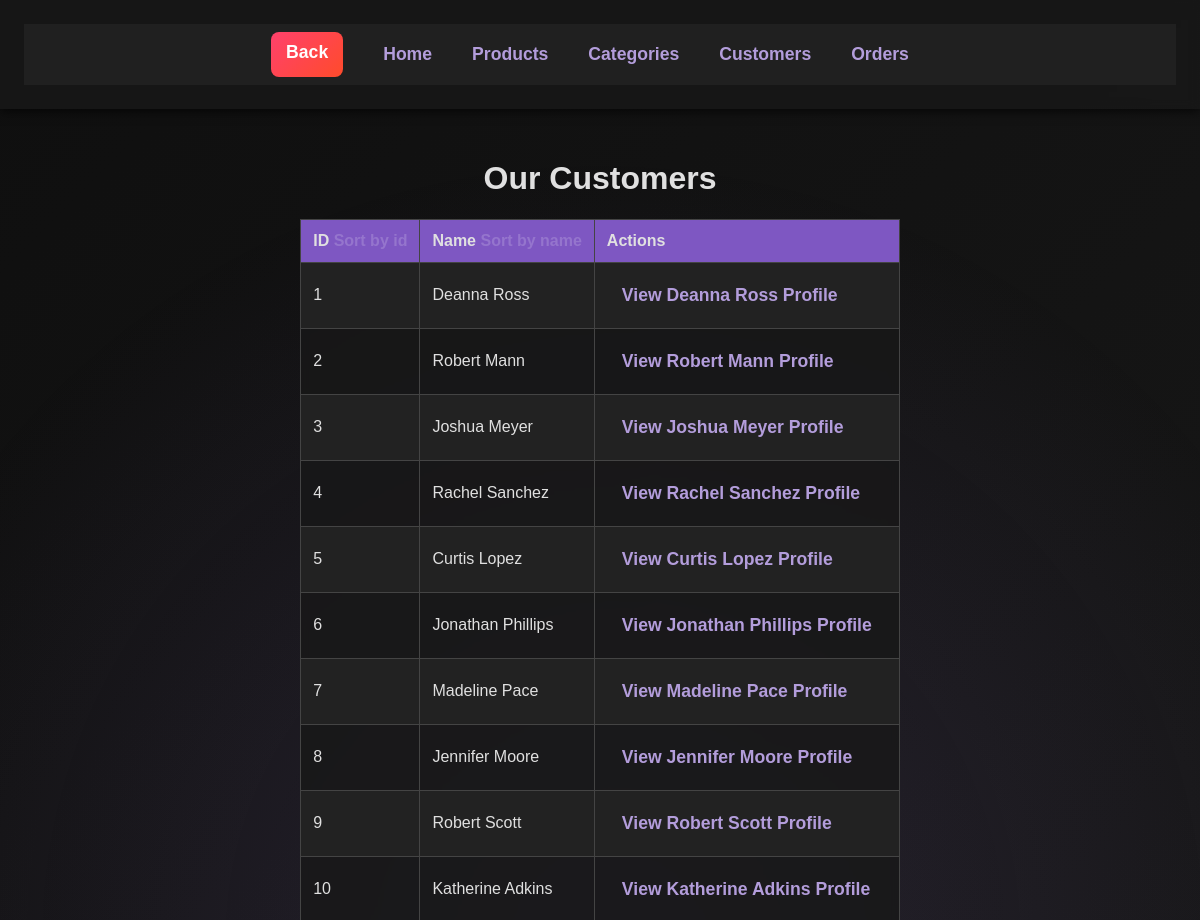
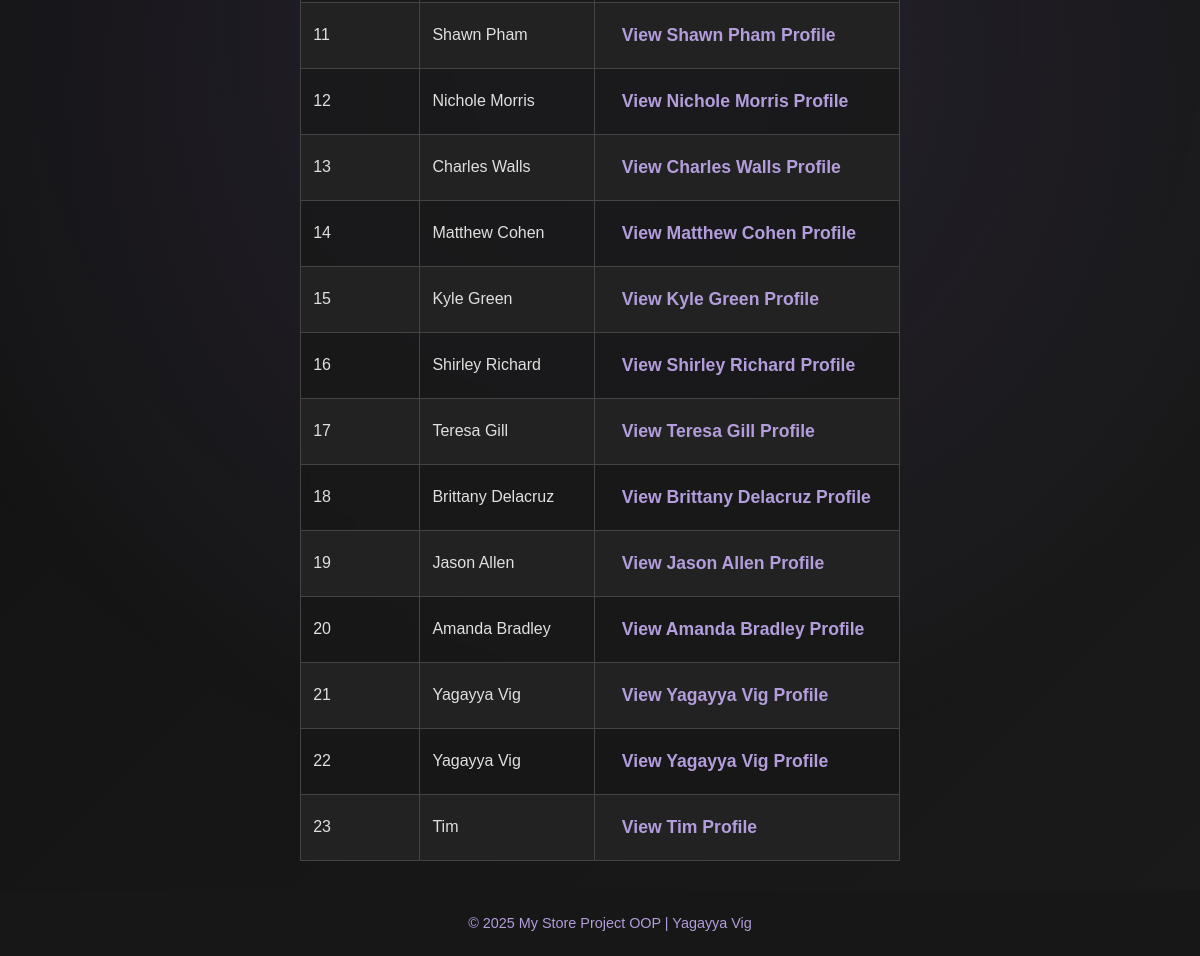
Page /customers on the committed database (2 pictures, top to bottom).
### models/customer.py (models this page shows, shortened)
class Customer(db.Model):
    id = db.mapped_column(db.Integer, primary_key=True)
    name = db.mapped_column(db.String, nullable=False)
    phone = db.mapped_column(db.String)
    money = db.mapped_column(db.DECIMAL(10, 2), default=0)
    premium = db.mapped_column(db.Boolean, default=False)
    orders = db.relationship("Order", back_populates="customer")

### app.py (the view)
@app.route("/customers")
def list_customers():
    sort = request.args.get("sort")
    statement = db.select(Customer)
    if sort == "name":
        statement = statement.order_by(Customer.name)
    elif sort == "id":
        statement = statement.order_by(Customer.id)
    customers = db.session.execute(statement).scalars().all()
    return render_template("customers.html", customers=customers)

### templates/customers.html (shortened to what this page needs)
{% extends "base.html" %}
{% block content %}
<h1>Our Customers</h1>
<table>
    <tr>
        <th>ID <a href="/customers?sort=id" class="btn"> Sort by id</a></th>
        <th>Name <a href="/customers?sort=name" class="btn"> Sort by name </a></th>
        <th>Actions</th>
    </tr>
    {% for customer in customers %}
    <tr>
        <td>{{ customer.id }}</td>
        <td>{{ customer.name }}</td>
        <td>
            <a href="/python2/customers/{{ customer.id }}">
                View {{ customer.name }} Profile
            </a>
        </td>
    </tr>
    {% endfor %}
</table>
{% endblock %}

### static/style.css (style rules this page uses)
body { font-family: 'Arial', sans-serif; margin: 0; padding: 0; background: linear-gradient(135deg, #0f0f0f, #1a1a1a); color: #e0e0e0; display: flex; flex-direction: column; min-height: 100vh; overflow-x: hidden; }
body::before { content: ""; position: fixed; top: 0; left: 0; width: 100%; height: 100%; background: radial-gradient(circle, rgba(114,91,160,0.2) 0%, rgba(0,0,0,0) 70%); z-index: -1; }
a { color: #9575cd; text-decoration: none; transition: color 0.3s ease; }
table { width: 100%; border-collapse: collapse; background: rgba(24, 24, 24, 0.8); color: #e0e0e0; margin-top: 20px; backdrop-filter: blur(5px); }
th, td { border: 1px solid #444; padding: 12px; text-align: left; }
th { background: #7e57c2; }
tr:nth-child(even) { background: #222; }
td a { color: #b39ddb; text-decoration: none; font-size: 1.1rem; font-weight: bold; text-transform: capitalize; letter-spacing: normal; padding: 10px 15px; border-radius: 5px; display: inline-block; transition: background 0.3s ease, color 0.3s ease, box-shadow 0.3s ease; }
table tbody tr { opacity: 0; transform: translateY(20px); animation: fadeInUp 0.6s ease-in-out forwards; }

### rows in the picture
Customer: id "1", name "Deanna Ross"
Customer: id "2", name "Robert Mann"
Customer: id "3", name "Joshua Meyer"
Customer: id "4", name "Rachel Sanchez"
Customer: id "5", name "Curtis Lopez"
Customer: id "6", name "Jonathan Phillips"
Customer: id "7", name "Madeline Pace"
Customer: id "8", name "Jennifer Moore"
Customer: id "9", name "Robert Scott"
Customer: id "10", name "Katherine Adkins"
Customer: id "11", name "Shawn Pham"
Customer: id "12", name "Nichole Morris"
Customer: id "13", name "Charles Walls"
Customer: id "14", name "Matthew Cohen"
Customer: id "15", name "Kyle Green"
Customer: id "16", name "Shirley Richard"
Customer: id "17", name "Teresa Gill"
Customer: id "18", name "Brittany Delacruz"
Customer: id "19", name "Jason Allen"
Customer: id "20", name "Amanda Bradley"
Customer: id "21", name "Yagayya Vig"
Customer: id "22", name "Yagayya Vig"
Customer: id "23", name "Tim"
